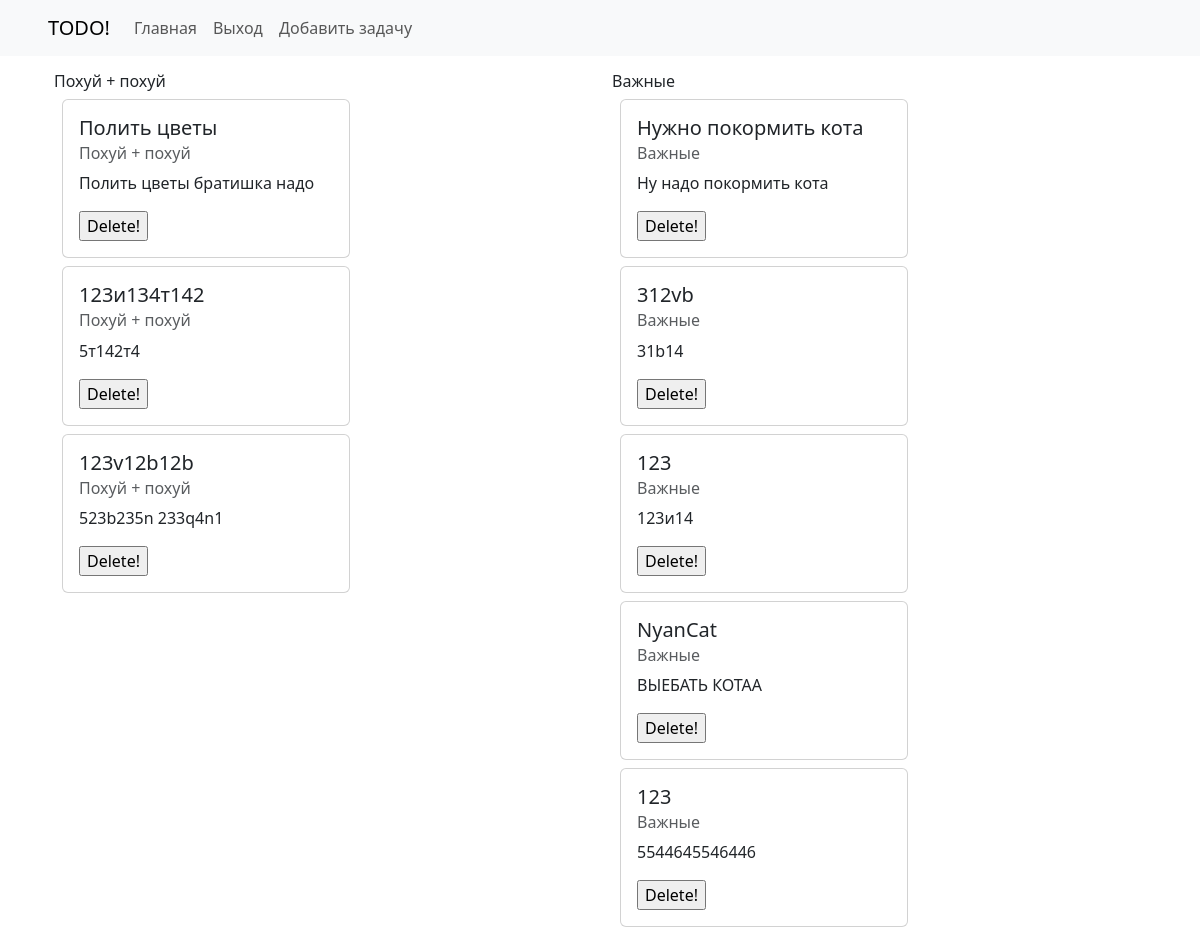
The app's page / (signed in) with its own data.
### src/models.py (models this page shows, shortened)
class Category(models.Model):
    name = models.CharField(max_length=127)
    importance = models.IntegerField(validators=[MaxValueValidator(10), MinValueValidator(0)])
    def __str__(self):
        return self.name
    class Meta:
        ordering = ['importance']

class Task(models.Model):
    name = models.CharField(max_length=255, blank=False)
    user = models.ForeignKey(User, on_delete=models.CASCADE)
    description = models.TextField(blank=True)
    category = models.ForeignKey(Category, null=True, on_delete=models.SET_NULL)
    disabled = models.BooleanField(default=False)
    created_at = models.DateTimeField(auto_now_add=True)
    update_at = models.DateTimeField(auto_now=True)
    class Meta:
        ordering = ['created_at']

### src/views.py (the view)
# urls.py: path('', index, name='index'),
def index(request):
    tasks = Task.objects.filter(user=request.user.pk).exclude(disabled=1)
    cats = Category.objects.all()
    context = {"title": "Главная!", "cats": cats, 'tasks': tasks}
    return render(request, 'index.html', context=context)

### src/context_processors.py (called while the page is built)
def add_username_to_context(request):
    username = None
    if request.user.is_authenticated:
        username = request.user.username
    return {'username': username}

### templates/index.html (shortened to what this page needs)
{% extends 'base.html' %}
{% block content %}
    {% include 'inc/_task-list.html' %}
{% endblock %}

### templates/inc/_task-list.html (shortened to what this page needs)
<div class="container d-flex mt-3">
{% for cat in cats %}
    <div class="container">
        <h6>{{ cat }}</h6>
        {% for task in tasks %}
            {% if task.category == cat %}
                <div class="card m-2" style="width: 18rem;">
                    <div class="card-body">
                        <h5 class="card-title">{{ task.name }}</h5>
                        <h6 class="card-subtitle mb-2 text-muted">{{ task.category }}</h6>
                        <p class="card-text">{{ task.description }}</p>
                        <form action="{% url 'delete-task' task.id %} ">
                            <input type="submit" value="Delete!">
                        </form>
                    </div>
                </div>
            {% endif %}
        {% endfor %}
    </div>
{% endfor %}
</div>

### records on screen
Category: name "Похуй + похуй"
Task: name "Полить цветы", category "Похуй + похуй", description "Полить цветы братишка надо"
Task: name "123и134т142", category "Похуй + похуй", description "5т142т4"
Task: name "123v12b12b", category "Похуй + похуй", description "523b235n 233q4n1"
Category: name "Важные"
Task: name "Нужно покормить кота", category "Важные", description "Ну надо покормить кота"
Task: name "312vb", category "Важные", description "31b14"
Task: name "123", category "Важные", description "123и14"
Task: name "NyanCat", category "Важные", description "ВЫЕБАТЬ КОТАА"
Task: name "123", category "Важные", description "5544645546446"
